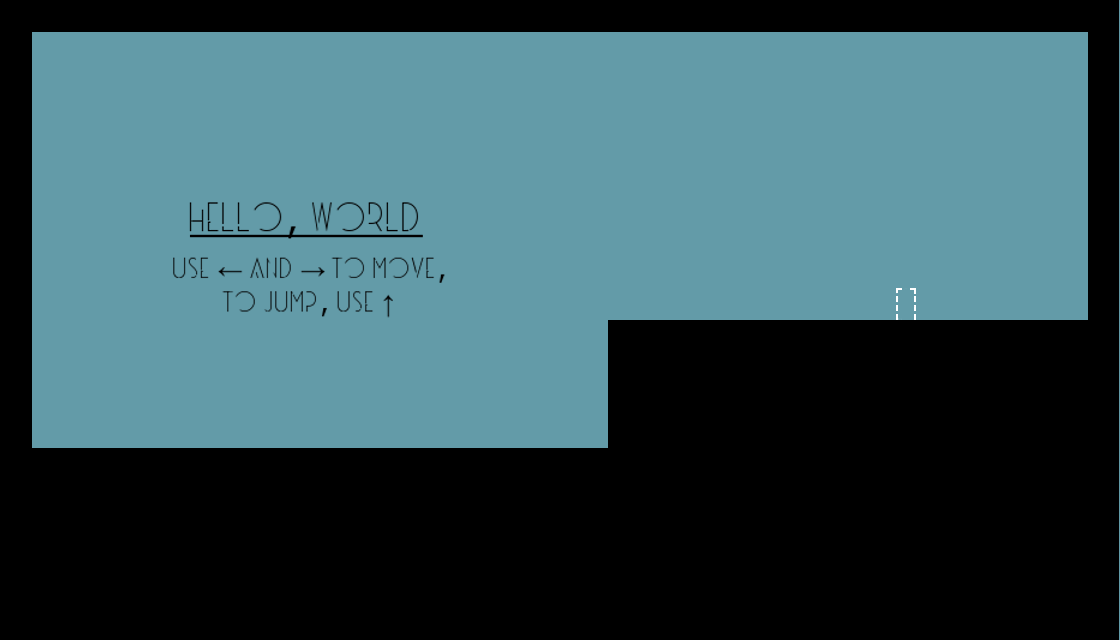

This game map was drawn from its Tiled (.tmx) file and the tilesets committed beside it. A one-line description and the trimmed map source follow:
An orthogonal 35x20 tile map with 32x32 px tiles, 1 tile layer (Tile Layer 1) and 9 objects (MainPlaye).

<map version="1.0" orientation="orthogonal" renderorder="right-down" width="35" height="20" tilewidth="32" tileheight="32" backgroundcolor="#639ba8" nextobjectid="28">
 <tileset firstgid="1" name="sprites" tilewidth="32" tileheight="32">
  <image source="sprites.png" width="2048" height="1024" />
 </tileset>
 <layer name="Tile Layer 1" width="35" height="20">
  <data>[700 cells, 700 non-empty, 637 distinct tile ids]</data>
 </layer>
 <objectgroup name="Player" visible="0">
  <object id="3" name="MainPlaye" x="178" y="415" width="20" height="32">
   <properties>
    <property name="image" value="Player1" />
   </properties>
  </object>
 </objectgroup>
 <objectgroup name="Ground" visible="0">
  <object id="6" x="4" y="448" width="604" height="193" />
  <object id="9" x="608" y="319" width="497" height="320" />
  <object id="13" x="1105" y="320" width="174" height="319" />
  <object id="14" x="0" y="0" width="31" height="447" />
  <object id="16" x="31" y="-1" width="1127" height="34" />
  <object id="22" x="213" y="631" />
  <object id="26" x="1088" y="33" width="59" height="298" />
  <object id="27" x="1122" y="-25" />
 </objectgroup>
</map>
